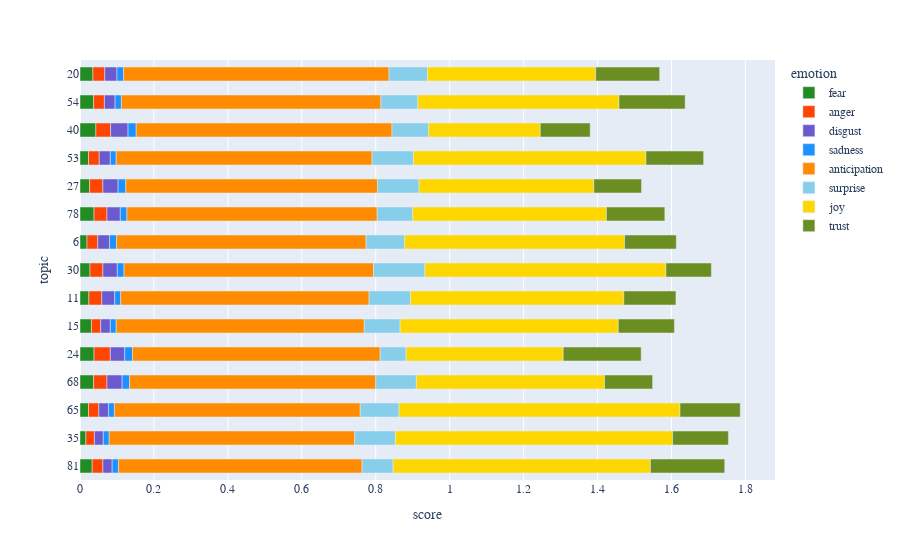

The cell this chart's notebook holds for it:
### Code cell
import plotly.express as px

df_long = pd.melt(df.loc[:,cols],ignore_index=False,value_name='score',var_name='emotion').reset_index()
df_long["topic"] = df_long["topic"].astype("category")
fig = px.bar(df_long, x="score", y="topic", color="emotion",orientation='h',color_discrete_map=emotion_colors)
fig.update_yaxes(type='category',autorange='reversed')
fig.update_layout(
    font=dict(family="CMU Sans Serif", size=12),
    bargap=0.50,
)
fig.write_image("top_anticipating_emotions.svg")
fig.show()

### Figure 1 — Plotly figure (JSON) as saved in the notebook; plotly's stock layout.template omitted (floating-point values rounded to 4 significant figures)
{"data": [{"alignmentgroup": "True", "hovertemplate": "emotion=fear<br>score=%{x}<br>topic=%{y}<extra></extra>", "legendgroup": "fear", "marker": {"color": "forestgreen", "pattern": {"shape": ""}}, "name": "fear", "offsetgroup": "fear", "orientation": "h", "showlegend": true, "textposition": "auto", "type": "bar", "x": [0.035, 0.037, 0.043, 0.023, 0.026, 0.038, 0.019, 0.027, 0.024, 0.031, 0.038, 0.037, 0.023, 0.016, 0.033], "xaxis": "x", "y": [20, 54, 40, 53, 27, 78, 6, 30, 11, 15, 24, 68, 65, 35, 81], "yaxis": "y"}, {"alignmentgroup": "True", "hovertemplate": "emotion=anger<br>score=%{x}<br>topic=%{y}<extra></extra>", "legendgroup": "anger", "marker": {"color": "orangered", "pattern": {"shape": ""}}, "name": "anger", "offsetgroup": "anger", "orientation": "h", "showlegend": true, "textposition": "auto", "type": "bar", "x": [0.032, 0.029, 0.04, 0.029, 0.036, 0.035, 0.029, 0.035, 0.035, 0.025, 0.044, 0.036, 0.028, 0.023, 0.029], "xaxis": "x", "y": [20, 54, 40, 53, 27, 78, 6, 30, 11, 15, 24, 68, 65, 35, 81], "yaxis": "y"}, {"alignmentgroup": "True", "hovertemplate": "emotion=disgust<br>score=%{x}<br>topic=%{y}<extra></extra>", "legendgroup": "disgust", "marker": {"color": "slateblue", "pattern": {"shape": ""}}, "name": "disgust", "offsetgroup": "disgust", "orientation": "h", "showlegend": true, "textposition": "auto", "type": "bar", "x": [0.033, 0.029, 0.047, 0.03, 0.041, 0.036, 0.032, 0.039, 0.035, 0.026, 0.039, 0.041, 0.026, 0.024, 0.025], "xaxis": "x", "y": [20, 54, 40, 53, 27, 78, 6, 30, 11, 15, 24, 68, 65, 35, 81], "yaxis": "y"}, {"alignmentgroup": "True", "hovertemplate": "emotion=sadness<br>score=%{x}<br>topic=%{y}<extra></extra>", "legendgroup": "sadness", "marker": {"color": "dodgerblue", "pattern": {"shape": ""}}, "name": "sadness", "offsetgroup": "sadness", "orientation": "h", "showlegend": true, "textposition": "auto", "type": "bar", "x": [0.018, 0.017, 0.022, 0.016, 0.021, 0.018, 0.019, 0.018, 0.016, 0.016, 0.021, 0.02, 0.016, 0.016, 0.017], "xaxis": "x", "y": [20, 54, 40, 53, 27, 78, 6, 30, 11, 15, 24, 68, 65, 35, 81], "yaxis": "y"}, {"alignmentgroup": "True", "hovertemplate": "emotion=anticipation<br>score=%{x}<br>topic=%{y}<extra></extra>", "legendgroup": "anticipation", "marker": {"color": "darkorange", "pattern": {"shape": ""}}, "name": "anticipation", "offsetgroup": "anticipation", "orientation": "h", "showlegend": true, "textposition": "auto", "type": "bar", "x": [0.718, 0.702, 0.692, 0.692, 0.681, 0.677, 0.675, 0.675, 0.672, 0.671, 0.67, 0.666, 0.665, 0.664, 0.659], "xaxis": "x", "y": [20, 54, 40, 53, 27, 78, 6, 30, 11, 15, 24, 68, 65, 35, 81], "yaxis": "y"}, {"alignmentgroup": "True", "hovertemplate": "emotion=surprise<br>score=%{x}<br>topic=%{y}<extra></extra>", "legendgroup": "surprise", "marker": {"color": "skyblue", "pattern": {"shape": ""}}, "name": "surprise", "offsetgroup": "surprise", "orientation": "h", "showlegend": true, "textposition": "auto", "type": "bar", "x": [0.104, 0.1, 0.099, 0.112, 0.112, 0.096, 0.104, 0.139, 0.112, 0.097, 0.07, 0.11, 0.105, 0.11, 0.084], "xaxis": "x", "y": [20, 54, 40, 53, 27, 78, 6, 30, 11, 15, 24, 68, 65, 35, 81], "yaxis": "y"}, {"alignmentgroup": "True", "hovertemplate": "emotion=joy<br>score=%{x}<br>topic=%{y}<extra></extra>", "legendgroup": "joy", "marker": {"color": "gold", "pattern": {"shape": ""}}, "name": "joy", "offsetgroup": "joy", "orientation": "h", "showlegend": true, "textposition": "auto", "type": "bar", "x": [0.455, 0.544, 0.302, 0.629, 0.473, 0.524, 0.595, 0.652, 0.577, 0.59, 0.425, 0.509, 0.76, 0.75, 0.696], "xaxis": "x", "y": [20, 54, 40, 53, 27, 78, 6, 30, 11, 15, 24, 68, 65, 35, 81], "yaxis": "y"}, {"alignmentgroup": "True", "hovertemplate": "emotion=trust<br>score=%{x}<br>topic=%{y}<extra></extra>", "legendgroup": "trust", "marker": {"color": "olivedrab", "pattern": {"shape": ""}}, "name": "trust", "offsetgroup": "trust", "orientation": "h", "showlegend": true, "textposition": "auto", "type": "bar", "x": [0.173, 0.179, 0.135, 0.156, 0.129, 0.158, 0.14, 0.123, 0.141, 0.152, 0.211, 0.13, 0.163, 0.151, 0.201], "xaxis": "x", "y": [20, 54, 40, 53, 27, 78, 6, 30, 11, 15, 24, 68, 65, 35, 81], "yaxis": "y"}], "layout": {"bargap": 0.5, "barmode": "relative", "font": {"family": "CMU Sans Serif", "size": 12}, "legend": {"title": {"text": "emotion"}, "tracegroupgap": 0}, "margin": {"t": 60}, "xaxis": {"anchor": "y", "domain": [0, 1], "title": {"text": "score"}}, "yaxis": {"anchor": "x", "autorange": "reversed", "domain": [0, 1], "title": {"text": "topic"}, "type": "category"}}}
